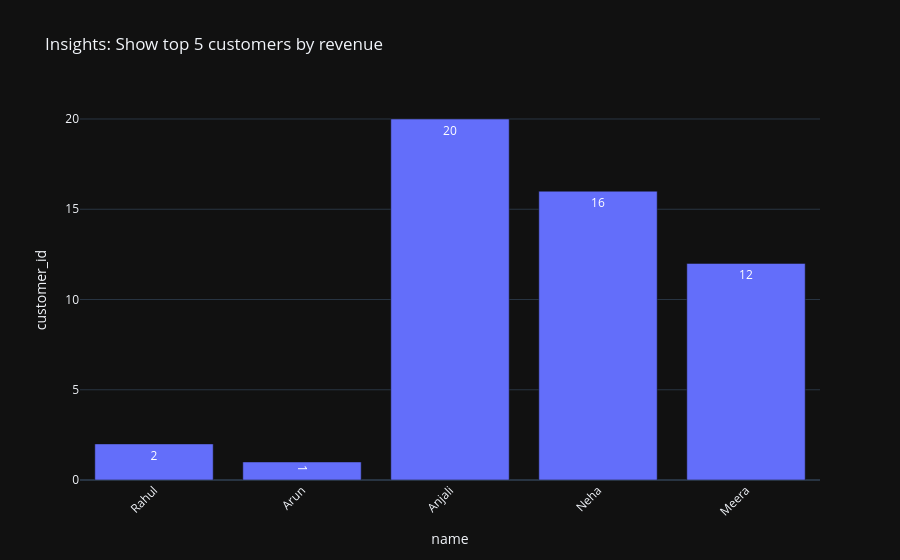

This figure's notebook cell:
### Code cell
auto_visualize(result_1, query)

### Figure 1 — Plotly figure (JSON) as saved in the notebook; plotly's stock layout.template omitted (floating-point values rounded to 4 significant figures)
{"data": [{"hovertemplate": "name=%{x}<br>customer_id=%{y}<extra></extra>", "legendgroup": "", "marker": {"color": "#636efa", "pattern": {"shape": ""}}, "name": "", "orientation": "v", "showlegend": false, "textposition": "auto", "texttemplate": "%{y}", "type": "bar", "x": ["Rahul", "Arun", "Anjali", "Neha", "Meera"], "xaxis": "x", "y": [2, 1, 20, 16, 12], "yaxis": "y"}], "layout": {"barmode": "relative", "legend": {"tracegroupgap": 0}, "title": {"text": "Insights: Show top 5 customers by revenue"}, "xaxis": {"anchor": "y", "domain": [0, 1], "tickangle": -45, "title": {"text": "name"}}, "yaxis": {"anchor": "x", "domain": [0, 1], "title": {"text": "customer_id"}}}}
